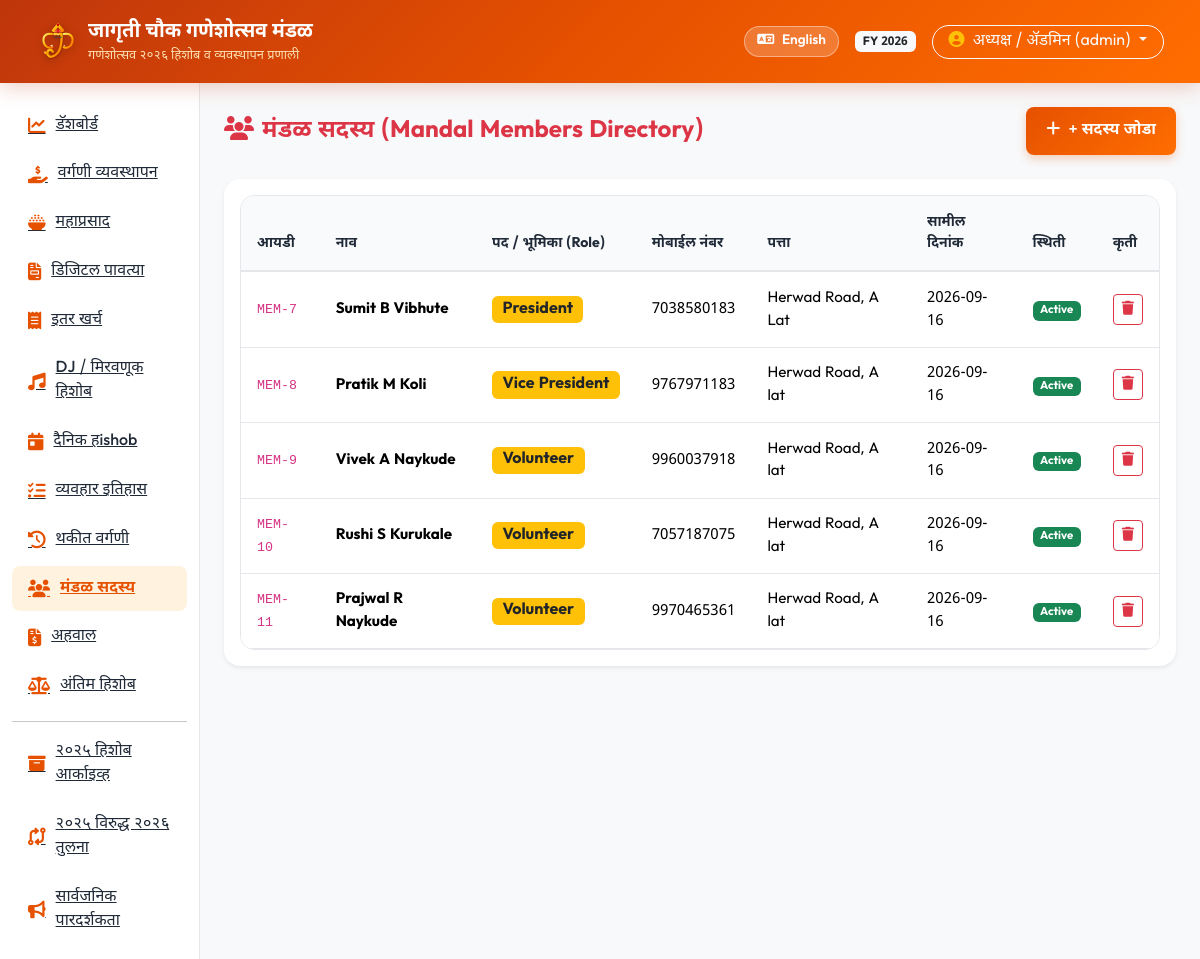
/members (signed in), run on an earlier commit of the app's database.
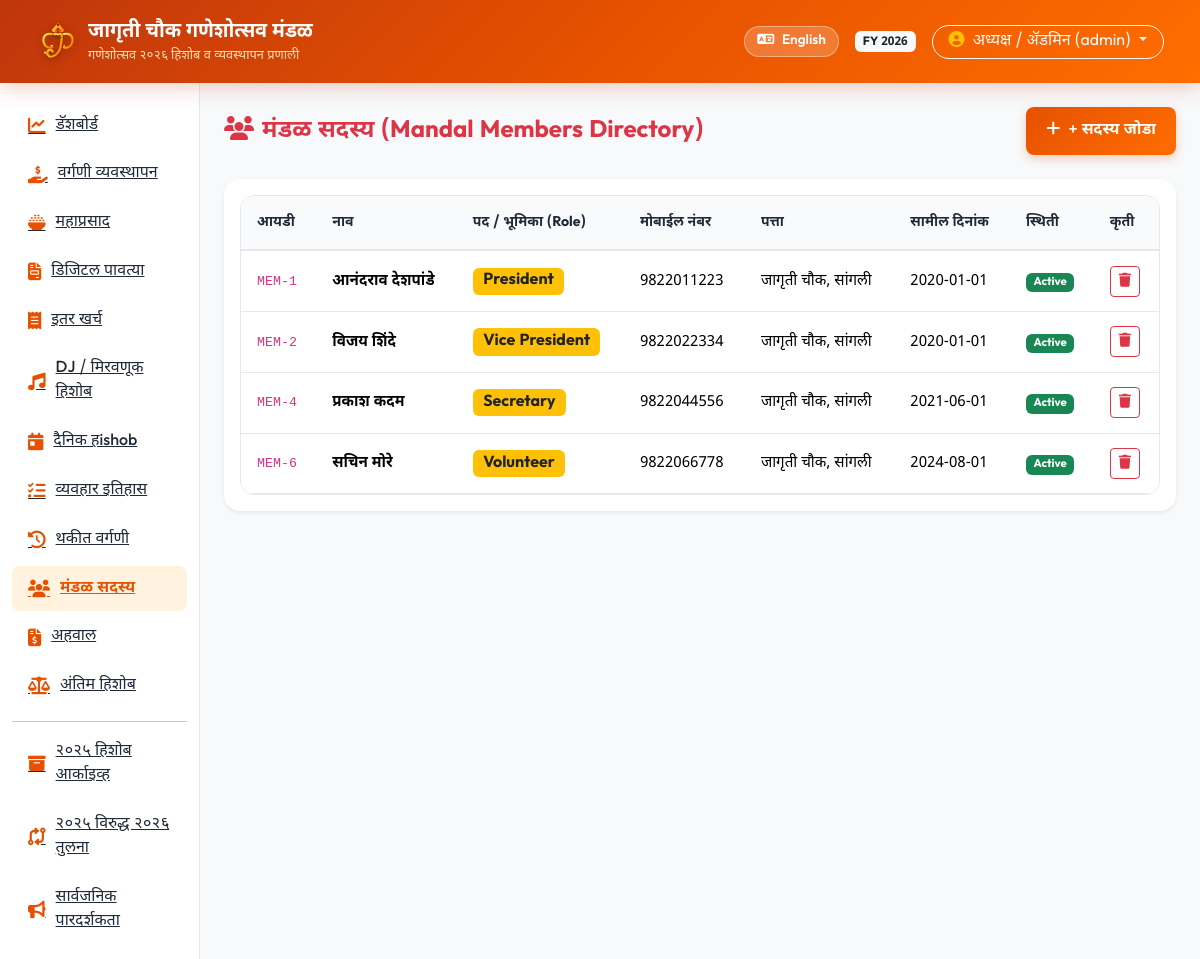
And on a later commit of the database.
### tables this page shows
CREATE TABLE settings (
    key TEXT PRIMARY KEY,
    value TEXT NOT NULL,
    description TEXT
);

CREATE TABLE members (
    id INTEGER PRIMARY KEY AUTOINCREMENT,
    name TEXT NOT NULL,
    mobile TEXT,
    role TEXT NOT NULL, -- President, Vice President, Treasurer, Secretary, Member, Volunteer
    address TEXT,
    join_date DATE,
    status TEXT NOT NULL DEFAULT 'active',
    created_at TIMESTAMP DEFAULT CURRENT_TIMESTAMP
);

### routes/members.py (the view)
@members_bp.route('/members')
@login_required
def index():
    members = query_db("SELECT * FROM members WHERE role NOT IN ('Treasurer', 'Member') ORDER BY id ASC")
    return render_template('members.html', members=members, roles=MANDAL_ROLES)

### database.py (called while the page is built)
def is_mysql_configured():
    if Config.DATABASE_URL:
        db_url = Config.DATABASE_URL.lower()
        if db_url.startswith('mysql') or 'mysql' in db_url:
            return True
    if Config.DB_HOST and Config.DB_NAME and Config.DB_USER:
        return True
    return False

def get_db_connection():
    if is_mysql_configured():
        if not HAS_PYMYSQL:
            raise ImportError("PyMySQL is not installed. Please add pymysql or cryptography to your requirements.")
        params = parse_mysql_params()
        conn = pymysql.connect(
            host=params['host'],
            port=params['port'],
            user=params['user'],
            password=params['password'],
            database=params['database'],
            charset=params['charset'],
            cursorclass=pymysql.cursors.DictCursor,
            autocommit=True
        )
        return conn
    else:
        conn = sqlite3.connect(Config.DATABASE_PATH)
        conn.row_factory = sqlite3.Row
        return conn

def query_db(query, args=(), one=False):
    conn = get_db_connection()
    cur = conn.cursor()
    use_mysql = is_mysql_configured()
    if use_mysql:
        exec_query = convert_query_to_mysql(query)
        cur.execute(exec_query, args)
        rv = cur.fetchall()
        conn.close()
        if one:
            return rv[0] if rv else None
        return list(rv)
    else:
        cur.execute(query, args)
        rv = cur.fetchall()
        conn.close()
        if one:
            return dict(rv[0]) if rv else None
        return [dict(row) for row in rv]

def get_active_financial_year():
    try:
        configured = query_db("SELECT value FROM settings WHERE key='active_year'", one=True)
        if configured and configured.get('value'):
            year = str(configured['value']).strip()
            if query_db("SELECT id FROM financial_years WHERE year_label=? AND is_archived=0", (year,), one=True):
                return year
        current = query_db(
            "SELECT year_label FROM financial_years WHERE is_archived=0 "
            "ORDER BY year_label DESC, id DESC", one=True)
        if current:
            return str(current['year_label'])
    except Exception:
        pass
    return str(date.today().year)

### utils/translations.py (called while the page is built)
def get_translation(key, lang='mr'):
    lang = lang if lang in TRANSLATIONS else 'mr'
    return TRANSLATIONS[lang].get(key, TRANSLATIONS['en'].get(key, key))

### templates/members.html (shortened to what this page needs)
{% extends 'base.html' %}
{% block content %}
<div class="d-flex justify-content-between align-items-center mb-4">
    <h4 class="fw-bold m-0 text-danger"><i class="fa-solid fa-users me-2"></i>{{ t('members') }} (Mandal Members Directory)</h4>
    {% if session.get('user_role') == 'admin' %}
    <button class="btn btn-quick-action" data-bs-toggle="modal" data-bs-target="#addMemberModal">
        <i class="fa-solid fa-plus me-1"></i> {{ t('add_member') }}
    </button>
    {% endif %}
</div>
<div class="card border-0 shadow-sm rounded-4 p-3">
    <div class="table-responsive">
        <table class="table table-mandal mb-0">
            <thead>
                <tr>
                    <th>आयडी</th>
                    <th>नाव</th>
                    <th>पद / भूमिका (Role)</th>
                    <th>मोबाईल नंबर</th>
                    <th>पत्ता</th>
                    <th>सामील दिनांक</th>
                    <th>स्थिती</th>
                    {% if session.get('user_role') == 'admin' %}<th>कृती</th>{% endif %}
                </tr>
            </thead>
            <tbody>
                {% for m in members %}
                <tr>
                    <td><code>MEM-{{ m.id }}</code></td>
                    <td class="fw-bold">{{ m.name }}</td>
                    <td><span class="badge bg-warning text-dark fs-6">{{ m.role }}</span></td>
                    <td>{{ m.mobile or '-' }}</td>
                    <td>{{ m.address or '-' }}</td>
                    <td>{{ m.join_date or '-' }}</td>
                    <td><span class="badge bg-success">Active</span></td>
                    {% if session.get('user_role') == 'admin' %}
                    <td>
                        <form action="{{ url_for('members.delete', id=m.id) }}" method="POST" onsubmit="return confirm('खात्री आहे? सदस्य हटवला जाईल.');">
                            <button type="submit" class="btn btn-sm btn-outline-danger"><i class="fa-solid fa-trash"></i></button>
                        </form>
                    </td>
                    {% endif %}
                </tr>
                {% else %}
                <tr><td colspan="8" class="text-center text-muted py-3">कोणताही सदस्य उपलब्ध नाही.</td></tr>
                {% endfor %}
            </tbody>
        </table>
    </div>
</div>
{% endblock %}

### templates/base.html (shortened to what this page needs)
<!DOCTYPE html>
<html lang="{{ lang }}">
<head>
    <link href="https://cdn.jsdelivr.net/npm/bootstrap@5.3.3/dist/css/bootstrap.min.css" rel="stylesheet">
    <link rel="stylesheet" href="https://cdnjs.cloudflare.com/ajax/libs/font-awesome/6.5.2/css/all.min.css">
    <link rel="stylesheet" href="{{ url_for('static', filename='css/custom.css') }}">
</head>
<body>
    <nav class="navbar navbar-expand-lg navbar-dark navbar-mandal sticky-top">
        <div class="container-fluid">
            <a class="navbar-brand d-flex align-items-center gap-2" href="{{ url_for('dashboard.index') }}">
                <img src="{{ url_for('static', filename='images/ganeshji_logo.svg') }}" alt="श्री गणेश" style="width: 44px; height: 44px; filter: drop-shadow(0 2px 4px rgba(0,0,0,0.3));">
                <div>
                    <div class="navbar-brand-title">{{ mandal_name }}</div>
                    <div class="navbar-brand-sub">{{ festival_title }}</div>
                </div>
            </a>
            <div class="d-flex align-items-center gap-3 ms-auto">
                {% if lang == 'mr' %}
                <a href="{{ url_for('auth.set_language', lang_code='en') }}" class="btn lang-switch-btn" title="Switch to English">
                    <i class="fa-solid fa-language me-1"></i> English
                </a>
                {% else %}
                <a href="{{ url_for('auth.set_language', lang_code='mr') }}" class="btn lang-switch-btn" title="मराठीमध्ये बदला">
                    <i class="fa-solid fa-language me-1"></i> मराठी
                </a>
                {% endif %}
                {% if session.get('user_id') %}
                <span class="badge bg-light text-dark">FY {{ active_financial_year }}</span>
                <div class="dropdown">
                    <button class="btn btn-outline-light dropdown-toggle rounded-pill px-3 py-1 font-weight-bold" type="button" data-bs-toggle="dropdown">
                        <i class="fa-solid fa-circle-user me-1 text-warning"></i> {{ current_user_name }} ({{ current_user_role }})
                    </button>
                </div>
                {% endif %}
            </div>
        </div>
    </nav>
    <div class="container-fluid">
        <div class="row">
            {% if session.get('user_id') %}
            <div class="col-lg-2 sidebar">
                <div class="nav flex-column">
                    <a class="nav-link-mandal {% if request.endpoint == 'dashboard.index' %}active{% endif %}" href="{{ url_for('dashboard.index') }}">
                        <i class="fa-solid fa-chart-line"></i> {{ t('dashboard') }}
                    </a>
                    <a class="nav-link-mandal {% if 'vargani' in request.endpoint %}active{% endif %}" href="{{ url_for('vargani.index') }}">
                        <i class="fa-solid fa-hand-holding-dollar"></i> {{ t('vargani_mgmt') }}
                    </a>
                    <a class="nav-link-mandal {% if 'mahaprasad' in request.endpoint %}active{% endif %}" href="{{ url_for('mahaprasad.index') }}">
                        <i class="fa-solid fa-bowl-rice"></i> {{ t('mahaprasad') }}
                    </a>
                    <a class="nav-link-mandal {% if 'receipts' in request.endpoint %}active{% endif %}" href="{{ url_for('receipts.index') }}">
                        <i class="fa-solid fa-file-invoice"></i> {{ t('receipts') }}
                    </a>
                    <a class="nav-link-mandal {% if 'expenses' in request.endpoint %}active{% endif %}" href="{{ url_for('expenses.index') }}">
                        <i class="fa-solid fa-receipt"></i> {{ t('other_expenses') }}
                    </a>
                    <a class="nav-link-mandal {% if 'dj_procession' in request.endpoint %}active{% endif %}" href="{{ url_for('dj_procession.index') }}">
                        <i class="fa-solid fa-music"></i> {{ t('dj_hishob') }}
                    </a>
                    <a class="nav-link-mandal {% if 'daily' in request.endpoint %}active{% endif %}" href="{{ url_for('daily_accounts.index') }}">
                        <i class="fa-solid fa-calendar-day"></i> {{ t('daily_hishob') }}
                    </a>
                    <a class="nav-link-mandal {% if 'transactions' in request.endpoint %}active{% endif %}" href="{{ url_for('transactions.index') }}">
                        <i class="fa-solid fa-list-check"></i> {{ t('transactions') }}
                    </a>
                    <a class="nav-link-mandal {% if 'pending' in request.endpoint %}active{% endif %}" href="{{ url_for('pending.index') }}">
                        <i class="fa-solid fa-clock-rotate-left"></i> {{ t('pending_vargani') }}
                    </a>
                    <a class="nav-link-mandal {% if 'members' in request.endpoint %}active{% endif %}" href="{{ url_for('members.index') }}">
                        <i class="fa-solid fa-users"></i> {{ t('members') }}
                    </a>
                    <a class="nav-link-mandal {% if 'reports' in request.endpoint %}active{% endif %}" href="{{ url_for('reports.index') }}">
                        <i class="fa-solid fa-file-invoice-dollar"></i> {{ t('reports') }}
                    </a>
                    <a class="nav-link-mandal {% if request.endpoint == 'reports.hishob_final' %}active{% endif %}" href="{{ url_for('reports.hishob_final') }}">
                        <i class="fa-solid fa-scale-balanced"></i> {{ t('final_hishob') }}
                    </a>
                    <hr class="my-2">
                    <a class="nav-link-mandal {% if 'archive_2025.index' in request.endpoint %}active{% endif %}" href="{{ url_for('archive_2025.index') }}">
                        <i class="fa-solid fa-box-archive"></i> {{ t('archive_2025') }}
                    </a>
                    <a class="nav-link-mandal {% if 'archive_2025.comparison' in request.endpoint %}active{% endif %}" href="{{ url_for('archive_2025.comparison') }}">
                        <i class="fa-solid fa-code-compare"></i> {{ t('comparison_2025_2026') }}
                    </a>
                    <a class="nav-link-mandal" href="{{ url_for('public.index') }}" target="_blank">
                        <i class="fa-solid fa-bullhorn"></i> {{ t('public_transparency') }}
                    </a>
                </div>
            </div>
            <div class="col-lg-10 p-4 main-content">
            {% else %}
            <div class="col-12 p-4">
            {% endif %}
                {% block content %}{% endblock %}
            </div>
        </div>
    </div>
</body>
</html>

### static/css/custom.css (style rules this page uses)
:root { --primary-saffron: #E65100; --primary-orange: #FF6D00; --secondary-gold: #FFB300; --gold-light: #FFF8E1; --accent-red: #D50000; --bg-light: #F8F9FA; --card-bg: #FFFFFF; --text-dark: #1F2937; --text-muted: #6B7280; --border-color: #E5E7EB; --shadow-sm: 0 1px 3px rgba(0,0,0,0.08); --shadow-md: 0 4px 12px rgba(0,0,0,0.08); --shadow-lg: 0 10px 25px rgba(230,81,0,0.12); --radius-sm: 8px; --radius-md: 14px; --radius-lg: 20px; }
body { font-family: 'Noto Sans Devanagari', 'Outfit', sans-serif; background-color: var(--bg-light); color: var(--text-dark); margin: 0; padding: 0; min-height: 100vh; }
.navbar-mandal { background: linear-gradient(135deg, #BF360C 0%, #E65100 50%, #FF6D00 100%); box-shadow: 0 4px 20px rgba(191, 54, 12, 0.25); padding: 0.75rem 1.5rem; }
.navbar-brand-title { color: #FFFFFF !important; font-weight: 700; font-size: 1.25rem; letter-spacing: -0.2px; }
.navbar-brand-sub { color: #FFE0B2; font-size: 0.8rem; font-weight: 400; }
.lang-switch-btn { background: rgba(255, 255, 255, 0.2); border: 1px solid rgba(255, 255, 255, 0.4); color: #FFFFFF; border-radius: 20px; padding: 4px 12px; font-size: 0.85rem; font-weight: 600; transition: all 0.2s ease; }
.sidebar { background-color: #FFFFFF; border-right: 1px solid var(--border-color); min-height: calc(100vh - 64px); padding: 1.25rem 0.75rem; }
.nav-link-mandal { color: var(--text-dark); font-weight: 500; padding: 0.65rem 1rem; border-radius: var(--radius-sm); margin-bottom: 4px; display: flex; align-items: center; gap: 10px; transition: all 0.2s ease; }
.nav-link-mandal:hover, .nav-link-mandal.active { background-color: #FFF3E0; color: var(--primary-saffron); font-weight: 700; }
.nav-link-mandal i { font-size: 1.1rem; color: var(--primary-saffron); }
.btn-quick-action { background: linear-gradient(135deg, #E65100, #FF6D00); color: #FFFFFF; font-weight: 600; border: none; border-radius: var(--radius-sm); padding: 0.75rem 1.25rem; box-shadow: 0 4px 10px rgba(230,81,0,0.25); transition: all 0.2s ease; }
.table-mandal { width: 100%; border-collapse: separate; border-spacing: 0; background: #FFFFFF; border-radius: var(--radius-md); overflow: hidden; border: 1px solid var(--border-color); }
.table-mandal th { background-color: #F9FAFB; color: var(--text-dark); font-weight: 700; padding: 1rem; font-size: 0.88rem; border-bottom: 2px solid var(--border-color); }
.table-mandal td { padding: 0.9rem 1rem; border-bottom: 1px solid var(--border-color); vertical-align: middle; font-size: 0.95rem; }

What changed in the data, as far as the page shows it:
removed members: id "7", name "Sumit B Vibhute", role "President", mobile "7038580183", address "Herwad Road, A Lat", join_date "2026-09-16"
removed members: id "8", name "Pratik M Koli", role "Vice President", mobile "9767971183", address "Herwad Road, A lat", join_date "2026-09-16"
removed members: id "9", name "Vivek A Naykude", role "Volunteer", mobile "9960037918", address "Herwad Road, A lat", join_date "2026-09-16"
removed members: id "10", name "Rushi S Kurukale", role "Volunteer", mobile "7057187075", address "Herwad Road, A lat", join_date "2026-09-16"
removed members: id "11", name "Prajwal R Naykude", role "Volunteer", mobile "9970465361", address "Herwad Road, A lat", join_date "2026-09-16"
added members: id "1", name "आनंदराव देशपांडे", role "President", mobile "9822011223", address "जागृती चौक, सांगली", join_date "2020-01-01"
added members: id "2", name "विजय शिंदे", role "Vice President", mobile "9822022334", address "जागृती चौक, सांगली", join_date "2020-01-01"
added members: id "4", name "प्रकाश कदम", role "Secretary", mobile "9822044556", address "जागृती चौक, सांगली", join_date "2021-06-01"
added members: id "6", name "सचिन मोरे", role "Volunteer", mobile "9822066778", address "जागृती चौक, सांगली", join_date "2024-08-01"
